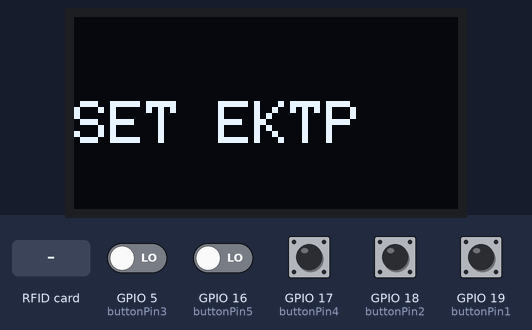
Bench run of a sketch on a simulated ESP32. On the bench: 128×64 one-colour display. The inputs (shaded band) are chosen by the test bench; at power-on: GPIO 5 (buttonPin3), GPIO 16 (buttonPin5), GPIO 17 (buttonPin4), GPIO 18 (buttonPin2), GPIO 19 (buttonPin1) LOW. WiFi joins after 1.5 s; servers stay silent unless stated; uploads are accepted with an empty reply; what the sketch prints to the serial monitor is not drawn.

Above: at 5.3 s.
5.4 s: GPIO 18 (buttonPin2) pulled HIGH for 0.15 s
At 6.1 s:
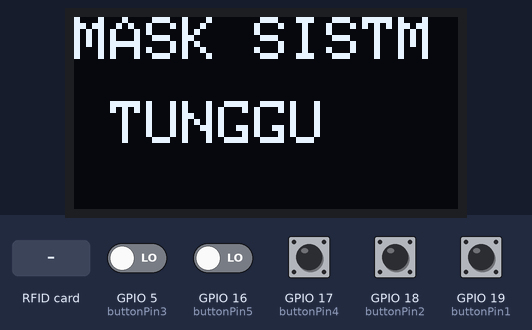
7.0 s: GPIO 5 (buttonPin3) driven HIGH and GPIO 16 (buttonPin5) driven HIGH
At 9.79 s:
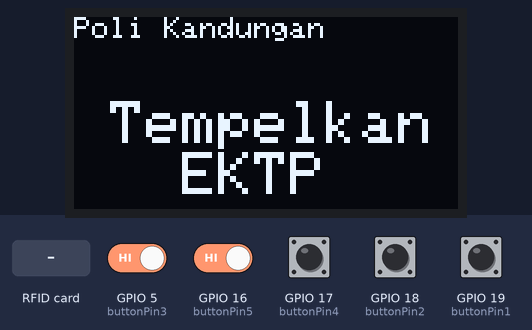
10.0 s: RFID card 5E 7A 19 C4 held to the reader
At 11.1 s:
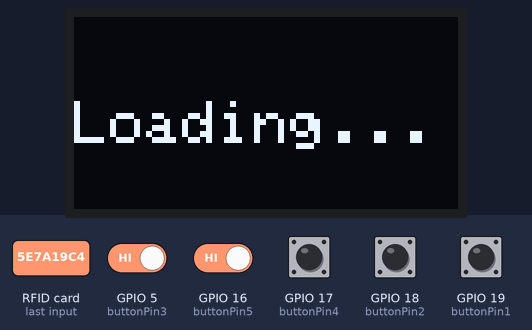
Timing chart, 0 to 13.0 s (numbered marks = the images above; inputs shaded):
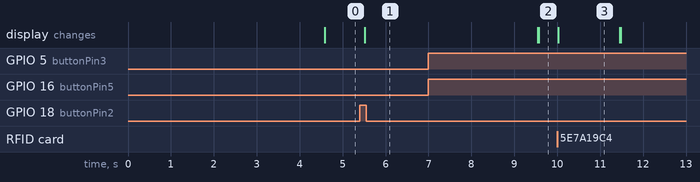

Measured:
- after the input at 5.4 s, the display: changes after 0.12 s (image 1)
- after the input at 7.0 s, the display: first differs from a run without the input after 2.6 s (image 2)
- after the input at 10.0 s, the display: changes at once (image 3)
- what the display in image 3 shows lasts 1.5 s, from 10.0 s to 11.5 s

The sketch:

nisa.ino
```cpp
#include <WiFi.h>
#include <HTTPClient.h>
#include <ArduinoJson.h>
#include <Adafruit_SH1106.h>
#include <Wire.h>
#include <PN532_I2C.h>
#include <PN532.h>
#include <NfcAdapter.h>

PN532_I2C pn532_i2c(Wire);
NfcAdapter nfc = NfcAdapter(pn532_i2c);
Adafruit_SH1106 display(21, 22);

const int buttonPin1 = 19;
const int buttonPin2 = 18;
const int buttonPin3 = 5;
const int buttonPin4 = 17;
const int buttonPin5 = 16;

int btn1 = 0;
int btn2 = 0;
int btn3 = 0;
int btn4 = 0;
int btn5 = 0;

String baseUrl = "http://107.175.247.242:8002";
const char* ssid = "Dism";
const char* password = "RoUmAhKITA";

DynamicJsonDocument doc(2048);

String poli = "";
String uid = "";

int count = 0;
int delayCount = 50; //50 25detik, 100 50 detik

void setup() {
  Serial.begin(115200);
  nfc.begin();

  display.begin(SH1106_SWITCHCAPVCC, 0x3C);
  display.clearDisplay();

  pinMode(buttonPin1, INPUT);
  pinMode(buttonPin2, INPUT);
  pinMode(buttonPin3, INPUT);
  pinMode(buttonPin4, INPUT);
  pinMode(buttonPin5, INPUT);

  display.setTextColor(WHITE);
  display.setTextSize(2);
  display.setCursor(0, 28);
  display.println("Connecting");
  display.display();
  delay(3000);
  display.clearDisplay();

  WiFi.begin(ssid, password);
  while (WiFi.status() != WL_CONNECTED) {
    delay(500);
    Serial.print(".");
  }
  btn();
  menu();
  Serial.println("");
  Serial.print("Connected to WiFi network with IP Address: ");
  Serial.println(WiFi.localIP());
  poli = "";
}

void loop() {
  lcdDefault();
  btn();
  if (poli != "") {
    lcdTag();
    while (count <= delayCount) {
      readEktp();
      count++;
      delay(100);
    }
    poli = "";
  }
  count = 0;
  delay(100);
}

void btn () {
  btn1 = digitalRead(buttonPin1);
  btn2 = digitalRead(buttonPin2);
  btn3 = digitalRead(buttonPin3);
  btn4 = digitalRead(buttonPin4);
  btn5 = digitalRead(buttonPin5);
  Serial.println(btn1);
  Serial.println(btn2);
  Serial.println(btn3);
  Serial.println(btn4);
  Serial.println(btn5);
  Serial.println();

  if (btn1 == 1) poli = "Poli Umum";
  if (btn2 == 1) poli = "Poli Gigi";
  if (btn3 == 1) poli = "Poli Penyakit Dalam";
  if (btn4 == 1) poli = "Poli Anak";
  if (btn5 == 1) poli = "Poli Kandungan";

  if (poli != "")  Serial.println(poli);
}

void readEktp () {
  if (nfc.tagPresent(100)) {
    NfcTag tag = nfc.read();
    //        tag.print();
    uid = tag.getUidString();
    uid.replace(" ", "");
    Serial.println(uid);
    lcdLoading();
    postAntrian(uid, poli);
  }
}

void postAntrian (String uid, String poli) {
  doc["poli"] = poli;
  String _body;
  serializeJson(doc, _body);
  HTTPClient http;
  http.begin(baseUrl + "/api/v1/antrian/" + uid);
  http.addHeader("Content-Type", "application/json");
  int httpCode = http.POST(_body);
  Serial.println(httpCode);
  if (httpCode > 0) {
    String response = http.getString();
    Serial.println(response);
    deserializeJson(doc, response);
    int no_antrian = doc["no_antrian"];
    String detail = doc["detail"];
    bool aktif = doc["aktif"]; // true

    if (no_antrian != 0) lcdAntri(no_antrian);
    if (detail == "User sudah mengantri" && no_antrian == 0) lcdExist();
    if (aktif == true) lcdNotFound();

    Serial.println(no_antrian);
    Serial.println(detail);
    Serial.println(aktif);
  }
  count = delayCount;
  http.end();
}

void lcdDefault () {
  //size 1 21 Huruf, size 2 10 huruf
  display.setTextColor(WHITE);
  display.setTextSize(2);
  display.setCursor(0, 0);
  display.println("   Nisa   ");
  display.setTextSize(1);
  display.setCursor(0, 28); // 120,56
  display.println("    Eskaibnariyati  ");
  display.setTextSize(2);
  display.setCursor(0, 50); // `120,56
  display.println(" 065118709");
  display.display();
  display.clearDisplay();
}

void lcdTag() {
  display.setTextColor(WHITE);
  display.setTextSize(1);
  display.setCursor(0, 0);
  display.println(poli);
  display.setTextSize(2);
  display.setCursor(0, 28);
  display.println(" Tempelkan");
  display.setCursor(0, 45);
  display.println("   EKTP");
  display.display();
  display.clearDisplay();
}

void lcdNotFound() {
  display.setTextColor(WHITE);
  display.setTextSize(2);
  display.setCursor(0, 0);
  display.println("Kartu Tidk");
  display.setCursor(0, 28);
  display.println(" Terdaftar");
  display.display();
  delay(5000);
  display.clearDisplay();
}

void lcdExist () {
  display.setTextColor(WHITE);
  display.setTextSize(2);
  display.setCursor(0, 0);
  display.println(" Lihat No");
  display.setCursor(0, 25);
  display.println("Antrian Di");
  display.setCursor(0, 45);
  display.println("   Layar");
  display.display();
  delay(5000);
  display.clearDisplay();
}

void lcdAntri (int antri) {
  display.setTextColor(WHITE);
  display.setTextSize(2);
  display.setCursor(0, 0);
  display.println("Antrian Ke");
  display.setTextSize(4);
  display.setCursor(45, 28); // `120,56
  display.println(antri);
  display.display();
  delay(5000);
  display.clearDisplay();
}

void lcdLoading() {
  display.setTextColor(WHITE);
  display.setTextSize(2);
  display.setCursor(0, 28);
  display.println("Loading...");
  display.display();
  delay(1000);
  display.clearDisplay();
}

void menu () {
  poli = "Poli Umum";
  while (1) {
    display.setTextColor(WHITE);
    display.setTextSize(2);
    display.setCursor(0, 28);
    display.println("SET EKTP");
    display.display();
    display.clearDisplay();
    btn();
    if (btn2 == 1)break;
    readEktp();
    delay(100);
  }
  display.setTextColor(WHITE);
  display.setTextSize(2);
  display.setCursor(0, 0);
  display.println("MASK SISTM");
  display.setCursor(0, 28);
  display.println(" TUNGGU");
  display.display();
  display.clearDisplay();
  delay(4000);
}
```
